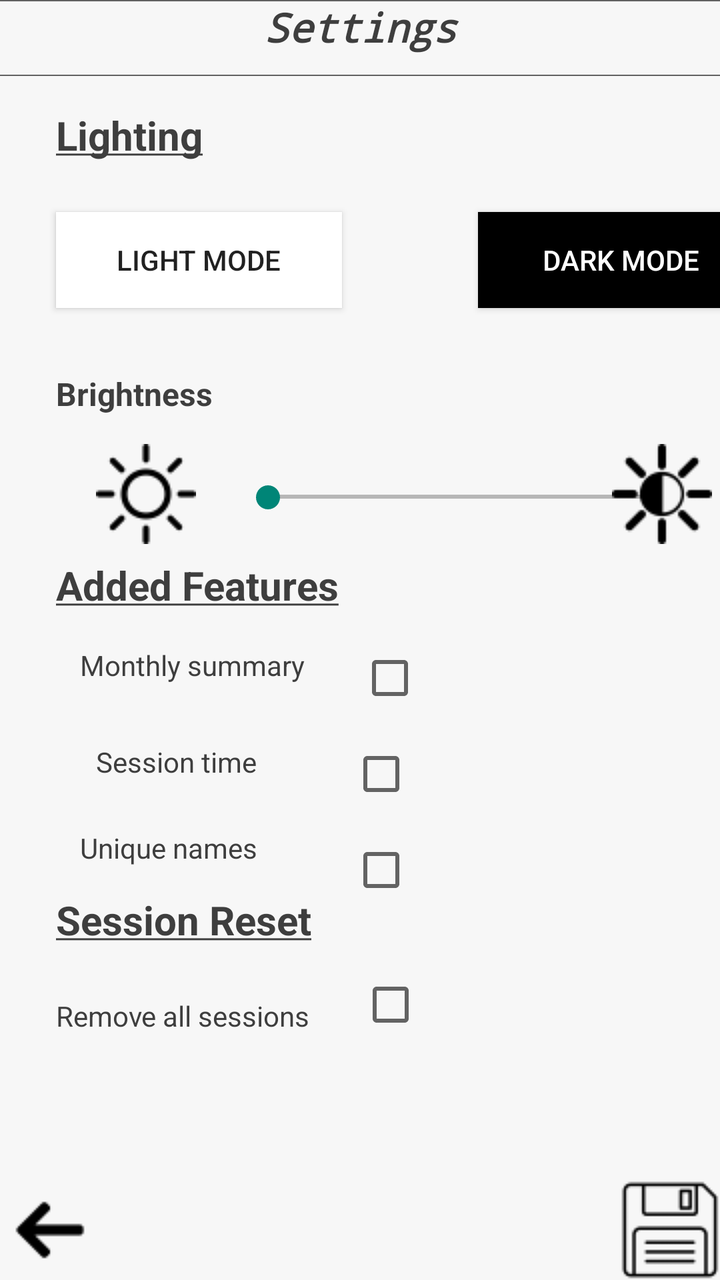
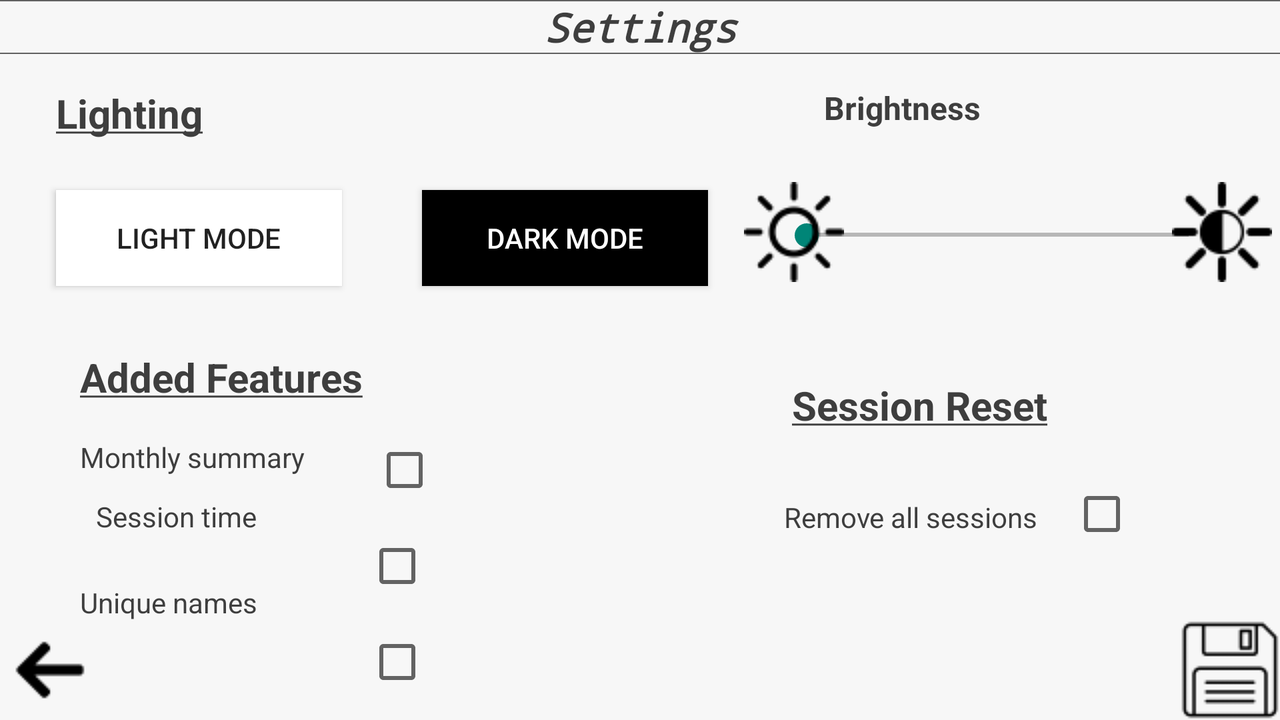

Compare how this app lays out the same screen by default and in its alternative resource folder. The renders come first, then the two layout files and the values they reference.
<!-- AndroidManifest.xml: application theme Theme.COB155CW -->
<!-- res/layout/activity_settings.xml -->
<?xml version="1.0" encoding="utf-8"?>
<androidx.constraintlayout.widget.ConstraintLayout xmlns:android="http://schemas.android.com/apk/res/android"
    xmlns:app="http://schemas.android.com/apk/res-auto"
    xmlns:tools="http://schemas.android.com/tools"
    android:layout_width="match_parent"
    android:layout_height="match_parent"
    android:background="@color/color_background">

    <TextView
        android:id="@+id/BrightnessLabel"
        android:layout_width="144dp"
        android:layout_height="28dp"
        android:layout_marginStart="28dp"
        android:layout_marginTop="32dp"
        android:soundEffectsEnabled="false"
        android:textColor="@color/color_text"
        android:text="@string/settingsLightBrightness"
        android:textSize="16sp"
        android:textStyle="bold"
        app:layout_constraintStart_toStartOf="parent"
        app:layout_constraintTop_toBottomOf="@+id/LightModeButton" />

    <TextView
        android:id="@+id/textView"
        android:layout_width="411dp"
        android:layout_height="38dp"
        android:background="@drawable/rounded_corners"
        android:fontFamily="monospace"
        android:text="@string/settingsTitle"
        android:textAlignment="center"
        android:textSize="20sp"
        android:textColor="@color/color_text"
        android:textStyle="bold|italic"
        app:layout_anchorGravity="bottom|center"
        app:layout_constraintEnd_toEndOf="parent"
        app:layout_constraintStart_toStartOf="parent"
        app:layout_constraintTop_toTopOf="parent" />

    <TextView
        android:id="@+id/LightingLabel"
        android:layout_width="144dp"
        android:layout_height="28dp"
        android:layout_marginStart="28dp"
        android:layout_marginTop="16dp"
        android:textColor="@color/color_text"
        android:soundEffectsEnabled="false"
        android:text="@string/settingsLight"
        android:textSize="20sp"
        android:textStyle="bold"
        app:layout_constraintStart_toStartOf="parent"
        app:layout_constraintTop_toBottomOf="@+id/textView" />

    <TextView
        android:id="@+id/FeatureLabel"
        android:layout_width="144dp"
        android:layout_height="28dp"
        android:layout_marginStart="28dp"
        android:layout_marginTop="24dp"
        android:soundEffectsEnabled="false"
        android:textColor="@color/color_text"
        android:text="@string/settingsFeatures"
        android:textSize="20sp"
        android:textStyle="bold"
        app:layout_constraintStart_toStartOf="parent"
        app:layout_constraintTop_toBottomOf="@+id/BrightnessSeekBar" />

    <TextView
        android:id="@+id/ResetLabel"
        android:layout_width="144dp"
        android:layout_height="28dp"
        android:textColor="@color/color_text"
        android:layout_marginStart="28dp"
        android:layout_marginTop="56dp"
        android:soundEffectsEnabled="false"
        android:text="@string/settingsReset"
        android:textSize="20sp"
        android:textStyle="bold"
        app:layout_constraintStart_toStartOf="parent"
        app:layout_constraintTop_toBottomOf="@+id/TimeLabel" />

    <Button
        android:id="@+id/LightModeButton"
        android:layout_width="143dp"
        android:layout_height="48dp"
        android:layout_marginStart="28dp"
        android:layout_marginTop="24dp"
        android:background="@color/white"
        android:text="@string/settingsLightMode"
        app:layout_constraintStart_toStartOf="parent"
        app:layout_constraintTop_toBottomOf="@+id/LightingLabel" />

    <Button
        android:id="@+id/DarkModeButton"
        android:layout_width="143dp"
        android:layout_height="48dp"
        android:layout_marginStart="68dp"
        android:layout_marginTop="24dp"
        android:background="@color/black"
        android:text="@string/settingsDarkMode"
        android:textColor="@color/white"
        app:layout_constraintStart_toEndOf="@+id/LightModeButton"
        app:layout_constraintTop_toBottomOf="@+id/LightingLabel" />

    <SeekBar
        android:id="@+id/BrightnessSeekBar"
        android:layout_width="223dp"
        android:layout_height="13dp"
        android:layout_marginStart="20dp"
        android:layout_marginTop="28dp"
        android:progressBackgroundTint="@color/black"
        app:layout_constraintEnd_toStartOf="@+id/HighBrightnessImage"
        app:layout_constraintHorizontal_bias="0.0"
        app:layout_constraintStart_toEndOf="@+id/LowBrightnessImage"
        app:layout_constraintTop_toBottomOf="@+id/BrightnessLabel" />

    <ImageView
        android:id="@+id/LowBrightnessImage"
        android:layout_width="wrap_content"
        android:layout_height="wrap_content"
        android:layout_marginStart="48dp"
        android:layout_marginTop="8dp"
        app:layout_constraintStart_toStartOf="parent"
        app:layout_constraintTop_toBottomOf="@+id/BrightnessLabel"
        app:srcCompat="@drawable/low_brightness" />

    <ImageView
        android:id="@+id/HighBrightnessImage"
        android:layout_width="wrap_content"
        android:layout_height="wrap_content"
        android:layout_marginTop="8dp"
        android:layout_marginEnd="4dp"
        app:layout_constraintEnd_toEndOf="parent"
        app:layout_constraintTop_toBottomOf="@+id/BrightnessLabel"
        app:srcCompat="@drawable/high_brightness" />

    <TextView
        android:id="@+id/SummaryLabel"
        android:layout_width="wrap_content"
        android:layout_height="wrap_content"
        android:textColor="@color/color_text"
        android:layout_marginStart="40dp"
        android:layout_marginTop="16dp"
        android:text="@string/settingsFeaturesSummary"
        app:layout_constraintStart_toStartOf="parent"
        app:layout_constraintTop_toBottomOf="@+id/FeatureLabel" />

    <TextView
        android:id="@+id/TimeLabel"
        android:layout_width="wrap_content"
        android:layout_height="wrap_content"
        android:textColor="@color/color_text"
        android:layout_marginStart="48dp"
        android:text="@string/settingsFeaturesTime"
        app:layout_constraintBottom_toBottomOf="parent"
        app:layout_constraintStart_toStartOf="parent"
        app:layout_constraintTop_toBottomOf="@+id/SummaryLabel"
        app:layout_constraintVertical_bias="0.105" />

    <TextView
        android:id="@+id/NameLabel"
        android:layout_width="wrap_content"
        android:layout_height="wrap_content"
        android:textColor="@color/color_text"
        android:layout_marginStart="40dp"
        android:layout_marginTop="24dp"
        android:text="@string/settingsFeaturesNames"
        app:layout_constraintStart_toStartOf="parent"
        app:layout_constraintTop_toBottomOf="@+id/TimeLabel" />

    <CheckBox
        android:id="@+id/checkBox"
        android:layout_width="48dp"
        android:layout_height="48dp"
        android:layout_marginTop="4dp"
        app:layout_constraintEnd_toEndOf="parent"
        app:layout_constraintHorizontal_bias="0.154"
        app:layout_constraintStart_toEndOf="@+id/ResetSubLabel"
        app:layout_constraintTop_toBottomOf="@+id/ResetLabel" />

    <CheckBox
        android:id="@+id/checkBox4"
        android:layout_width="48dp"
        android:layout_height="48dp"
        android:layout_marginTop="0dp"
        app:layout_constraintEnd_toEndOf="parent"
        app:layout_constraintHorizontal_bias="0.252"
        app:layout_constraintStart_toEndOf="@+id/TimeLabel"
        app:layout_constraintTop_toBottomOf="@+id/checkBox3" />

    <CheckBox
        android:id="@+id/checkBox3"
        android:layout_width="48dp"
        android:layout_height="48dp"
        android:layout_marginTop="0dp"
        app:layout_constraintEnd_toEndOf="parent"
        app:layout_constraintHorizontal_bias="0.252"
        app:layout_constraintStart_toEndOf="@+id/TimeLabel"
        app:layout_constraintTop_toBottomOf="@+id/checkBox2" />

    <CheckBox
        android:id="@+id/checkBox2"
        android:layout_width="48dp"
        android:layout_height="48dp"
        android:layout_marginTop="8dp"
        app:layout_constraintEnd_toEndOf="parent"
        app:layout_constraintHorizontal_bias="0.166"
        app:layout_constraintStart_toEndOf="@+id/SummaryLabel"
        app:layout_constraintTop_toBottomOf="@+id/FeatureLabel" />

    <TextView
        android:id="@+id/ResetSubLabel"
        android:layout_width="wrap_content"
        android:layout_height="wrap_content"
        android:layout_marginStart="28dp"
        android:layout_marginTop="24dp"
        android:text="@string/settingsResetRemove"
        android:textColor="@color/color_text"
        app:layout_constraintStart_toStartOf="parent"
        app:layout_constraintTop_toBottomOf="@+id/ResetLabel" />

    <ImageButton
        android:id="@+id/BackButton"
        android:layout_width="wrap_content"
        android:layout_height="wrap_content"
        android:contentDescription="Return button"
        app:layout_constraintBottom_toBottomOf="parent"
        app:layout_constraintStart_toStartOf="parent"
        android:background="@null"
        app:srcCompat="@drawable/back" />

    <ImageButton
        android:id="@+id/SaveButton"
        android:layout_width="wrap_content"
        android:contentDescription="Save Settings"
        android:layout_height="wrap_content"
        android:background="@null"
        app:layout_constraintBottom_toBottomOf="parent"
        app:layout_constraintEnd_toEndOf="parent"
        app:srcCompat="@drawable/save" />


</androidx.constraintlayout.widget.ConstraintLayout>
<!-- resources referenced by this layout -->
<resources>
  <color name="black">#FF000000</color>
  <color name="color_background">#F7F7F7</color>
  <color name="color_text">#3E3E3E</color>
  <color name="white">#FFFFFFFF</color>
  <!-- drawable back: png bitmap (drawable, 353 bytes) -->
  <!-- drawable high_brightness: png bitmap (drawable, 1069 bytes) -->
  <!-- drawable low_brightness: png bitmap (drawable, 1081 bytes) -->
  <!-- drawable rounded_corners (drawable) -->
  <?xml version="1.0" encoding="utf-8"?>
  <shape xmlns:android="http://schemas.android.com/apk/res/android"
      android:shape="rectangle"
      android:padding="10dp">
  
      <solid android:color="@color/color_item_background" />
      <corners
          android:bottomRightRadius="5dp"
          android:bottomLeftRadius="5dp"
          android:topLeftRadius="5dp"
          android:topRightRadius="5dp" />
      <stroke android:width="2px" android:color="#616161" />
  </shape>
  <!-- drawable save: png bitmap (drawable, 894 bytes) -->
  <string name="settingsDarkMode">Dark mode</string>
  <string name="settingsFeatures"><u>Added Features</u></string>
  <string name="settingsFeaturesNames">Unique names</string>
  <string name="settingsFeaturesSummary">Monthly summary</string>
  <string name="settingsFeaturesTime">Session time</string>
  <string name="settingsLight"><u>Lighting</u></string>
  <string name="settingsLightBrightness">Brightness</string>
  <string name="settingsLightMode">Light mode</string>
  <string name="settingsReset"><u>Session Reset</u></string>
  <string name="settingsResetRemove">Remove all sessions</string>
  <string name="settingsTitle">Settings</string>
  <style name="Theme.COB155CW" parent="Theme.AppCompat.Light.NoActionBar">
          <item name="windowActionBar">false</item>
          <item name="windowNoTitle">true</item>
          <item name="android:windowFullscreen">true</item>
      </style>
  <color name="color_item_background">#F7F7F7</color>
</resources>
<!-- res/layout-land/activity_settings.xml (the repository's variant of the layout above) -->
<!-- drawn on the phone turned sideways -->
<?xml version="1.0" encoding="utf-8"?>
<androidx.constraintlayout.widget.ConstraintLayout xmlns:android="http://schemas.android.com/apk/res/android"
    xmlns:app="http://schemas.android.com/apk/res-auto"
    xmlns:tools="http://schemas.android.com/tools"
    android:layout_width="match_parent"
    android:layout_height="match_parent"
    android:background="@color/color_background">

    <TextView
        android:id="@+id/BrightnessLabel"
        android:layout_width="144dp"
        android:layout_height="28dp"
        android:layout_marginStart="240dp"
        android:layout_marginTop="16dp"
        android:soundEffectsEnabled="false"
        android:text="@string/settingsLightBrightness"
        android:textColor="@color/color_text"
        android:textSize="16sp"
        android:textStyle="bold"
        app:layout_constraintStart_toEndOf="@+id/LightingLabel"
        app:layout_constraintTop_toBottomOf="@+id/textView" />

    <TextView
        android:id="@+id/textView"
        android:layout_width="742dp"
        android:layout_height="27dp"
        android:background="@drawable/rounded_corners"
        android:fontFamily="monospace"
        android:text="@string/settingsTitle"
        android:textAlignment="center"
        android:textColor="@color/color_text"
        android:textSize="20sp"
        android:textStyle="bold|italic"
        app:layout_anchorGravity="bottom|center"
        app:layout_constraintEnd_toEndOf="parent"
        app:layout_constraintStart_toStartOf="parent"
        app:layout_constraintTop_toTopOf="parent" />

    <TextView
        android:id="@+id/LightingLabel"
        android:layout_width="144dp"
        android:layout_height="28dp"
        android:layout_marginStart="28dp"
        android:layout_marginTop="16dp"
        android:textColor="@color/color_text"
        android:soundEffectsEnabled="false"
        android:text="@string/settingsLight"
        android:textSize="20sp"
        android:textStyle="bold"
        app:layout_constraintStart_toStartOf="parent"
        app:layout_constraintTop_toBottomOf="@+id/textView" />

    <TextView
        android:id="@+id/FeatureLabel"
        android:layout_width="144dp"
        android:layout_height="28dp"
        android:layout_marginStart="40dp"
        android:layout_marginTop="32dp"
        android:soundEffectsEnabled="false"
        android:text="@string/settingsFeatures"
        android:textColor="@color/color_text"
        android:textSize="20sp"
        android:textStyle="bold"
        app:layout_constraintStart_toStartOf="parent"
        app:layout_constraintTop_toBottomOf="@+id/LightModeButton" />

    <TextView
        android:id="@+id/ResetLabel"
        android:layout_width="144dp"
        android:layout_height="28dp"
        android:layout_marginStart="396dp"
        android:layout_marginTop="48dp"
        android:soundEffectsEnabled="false"
        android:text="@string/settingsReset"
        android:textColor="@color/color_text"
        android:textSize="20sp"
        android:textStyle="bold"
        app:layout_constraintStart_toStartOf="parent"
        app:layout_constraintTop_toBottomOf="@+id/LowBrightnessImage" />

    <Button
        android:id="@+id/LightModeButton"
        android:layout_width="143dp"
        android:layout_height="48dp"
        android:layout_marginStart="28dp"
        android:layout_marginTop="24dp"
        android:background="@color/white"
        android:text="@string/settingsLightMode"
        app:layout_constraintStart_toStartOf="parent"
        app:layout_constraintTop_toBottomOf="@+id/LightingLabel" />

    <Button
        android:id="@+id/DarkModeButton"
        android:layout_width="143dp"
        android:layout_height="48dp"
        android:layout_marginStart="40dp"
        android:layout_marginTop="24dp"
        android:background="@color/black"
        android:text="@string/settingsDarkMode"
        android:textColor="@color/white"
        app:layout_constraintStart_toEndOf="@+id/LightModeButton"
        app:layout_constraintTop_toBottomOf="@+id/LightingLabel" />

    <SeekBar
        android:id="@+id/BrightnessSeekBar"
        android:layout_width="223dp"
        android:layout_height="13dp"
        android:layout_marginTop="40dp"
        android:progressBackgroundTint="@color/black"
        app:layout_constraintEnd_toEndOf="@+id/HighBrightnessImage"
        app:layout_constraintHorizontal_bias="0.566"
        app:layout_constraintStart_toEndOf="@+id/DarkModeButton"
        app:layout_constraintTop_toBottomOf="@+id/BrightnessLabel" />

    <ImageView
        android:id="@+id/LowBrightnessImage"
        android:layout_width="wrap_content"
        android:layout_height="wrap_content"
        android:layout_marginStart="372dp"
        android:layout_marginTop="20dp"
        app:layout_constraintStart_toStartOf="parent"
        app:layout_constraintTop_toBottomOf="@+id/BrightnessLabel"
        app:srcCompat="@drawable/low_brightness" />

    <ImageView
        android:id="@+id/HighBrightnessImage"
        android:layout_width="wrap_content"
        android:layout_height="wrap_content"
        android:layout_marginTop="20dp"
        android:layout_marginEnd="4dp"
        app:layout_constraintEnd_toEndOf="parent"
        app:layout_constraintTop_toBottomOf="@+id/BrightnessLabel"
        app:srcCompat="@drawable/high_brightness" />

    <TextView
        android:id="@+id/SummaryLabel"
        android:layout_width="wrap_content"
        android:layout_height="wrap_content"
        android:textColor="@color/color_text"
        android:layout_marginStart="40dp"
        android:layout_marginTop="16dp"
        android:text="@string/settingsFeaturesSummary"
        app:layout_constraintStart_toStartOf="parent"
        app:layout_constraintTop_toBottomOf="@+id/FeatureLabel" />

    <TextView
        android:id="@+id/TimeLabel"
        android:layout_width="wrap_content"
        android:layout_height="wrap_content"
        android:textColor="@color/color_text"
        android:layout_marginStart="48dp"
        android:text="@string/settingsFeaturesTime"
        app:layout_constraintBottom_toBottomOf="parent"
        app:layout_constraintStart_toStartOf="parent"
        app:layout_constraintTop_toBottomOf="@+id/SummaryLabel"
        app:layout_constraintVertical_bias="0.105" />

    <TextView
        android:id="@+id/NameLabel"
        android:layout_width="wrap_content"
        android:layout_height="wrap_content"
        android:textColor="@color/color_text"
        android:layout_marginStart="40dp"
        android:layout_marginTop="24dp"
        android:text="@string/settingsFeaturesNames"
        app:layout_constraintStart_toStartOf="parent"
        app:layout_constraintTop_toBottomOf="@+id/TimeLabel" />

    <CheckBox
        android:id="@+id/checkBox"
        android:layout_width="48dp"
        android:layout_height="48dp"
        android:layout_marginTop="16dp"
        app:layout_constraintEnd_toEndOf="parent"
        app:layout_constraintHorizontal_bias="0.22"
        app:layout_constraintStart_toEndOf="@+id/ResetSubLabel"
        app:layout_constraintTop_toBottomOf="@+id/ResetLabel" />

    <CheckBox
        android:id="@+id/checkBox4"
        android:layout_width="48dp"
        android:layout_height="48dp"
        app:layout_constraintEnd_toEndOf="parent"
        app:layout_constraintHorizontal_bias="0.117"
        app:layout_constraintStart_toEndOf="@+id/TimeLabel"
        app:layout_constraintTop_toBottomOf="@+id/checkBox3" />

    <CheckBox
        android:id="@+id/checkBox3"
        android:layout_width="48dp"
        android:layout_height="48dp"
        app:layout_constraintEnd_toEndOf="parent"
        app:layout_constraintHorizontal_bias="0.117"
        app:layout_constraintStart_toEndOf="@+id/TimeLabel"
        app:layout_constraintTop_toBottomOf="@+id/checkBox2" />

    <CheckBox
        android:id="@+id/checkBox2"
        android:layout_width="48dp"
        android:layout_height="48dp"
        android:layout_marginTop="8dp"
        app:layout_constraintEnd_toEndOf="parent"
        app:layout_constraintHorizontal_bias="0.077"
        app:layout_constraintStart_toEndOf="@+id/SummaryLabel"
        app:layout_constraintTop_toBottomOf="@+id/FeatureLabel" />

    <TextView
        android:id="@+id/ResetSubLabel"
        android:layout_width="wrap_content"
        android:layout_height="wrap_content"
        android:layout_marginStart="392dp"
        android:layout_marginTop="32dp"
        android:text="@string/settingsResetRemove"
        android:textColor="@color/color_text"
        app:layout_constraintStart_toStartOf="parent"
        app:layout_constraintTop_toBottomOf="@+id/ResetLabel" />

    <ImageButton
        android:id="@+id/BackButton"
        android:layout_width="wrap_content"
        android:layout_height="wrap_content"
        android:contentDescription="Return button"
        app:layout_constraintBottom_toBottomOf="parent"
        app:layout_constraintStart_toStartOf="parent"
        android:background="@null"
        app:srcCompat="@drawable/back" />

    <ImageButton
        android:id="@+id/SaveButton"
        android:layout_width="wrap_content"
        android:contentDescription="Save Settings"
        android:layout_height="wrap_content"
        android:background="@null"
        app:layout_constraintBottom_toBottomOf="parent"
        app:layout_constraintEnd_toEndOf="parent"
        app:srcCompat="@drawable/save" />


</androidx.constraintlayout.widget.ConstraintLayout>
